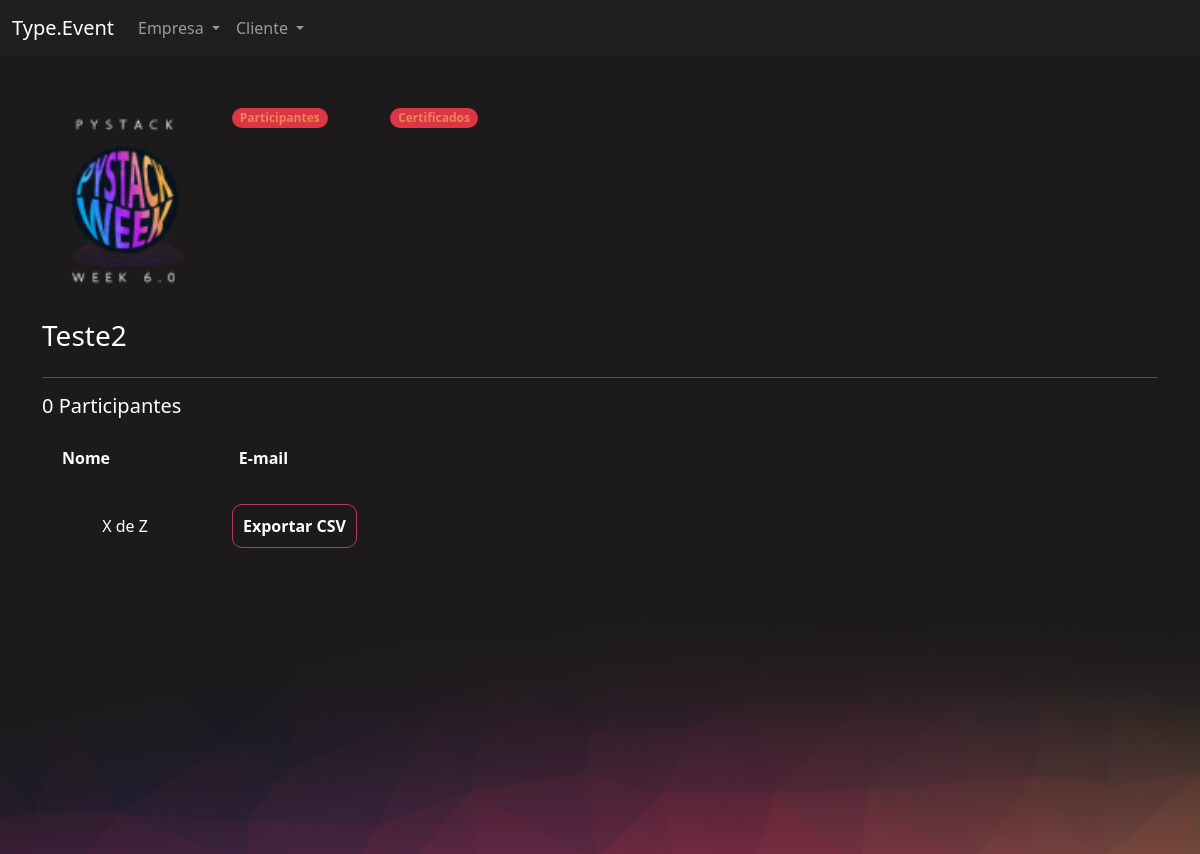
The page /eventos/participantes_evento/2/ (signed in) on the database its author committed.
### eventos/models.py (models this page shows, shortened)
class Evento(models.Model):
    criador = models.ForeignKey(User, on_delete=models.DO_NOTHING, null=True, blank=True)
    nome = models.CharField(max_length=200)
    descricao = models.TextField()
    data_inicio = models.DateField()
    data_termino = models.DateField()
    carga_horaria = models.IntegerField()
    logo = models.FileField(upload_to="logos")
    participantes = models.ManyToManyField(User, related_name="evento_participante", null=True, blank=True)
    cor_principal = models.CharField(max_length=7)
    cor_secundaria = models.CharField(max_length=7)
    cor_fundo = models.CharField(max_length=7)

### eventos/views.py (the view)
# urls.py: path('participantes_evento/<int:id>/', views.participantes_evento, name="participantes_evento"),
def participantes_evento(request, id):
    evento = get_object_or_404(Evento, id=id)
    if not evento.criador == request.user:
        raise Http404('Esse evento não é seu.')
    if request.method == "GET":
        participantes = evento.participantes.all()[::3]
        return render(request, 'participantes_evento.html', {'evento': evento, 'participantes': participantes})

### eventos/templates/participantes_evento.html (shortened to what this page needs)
{% extends "bases/base_evento.html" %}
{% load static %}
{% block 'importacoes' %}
    <link href="{% static 'evento/css/gerenciar_evento.css' %}" rel="stylesheet">
{% endblock %}
{% block 'conteudo' %}
    <div class="container">
        <br>
        <br>
        <div class="row">
            <div class="col-md-2">
                <img width="100%" src="/media/{{evento.logo}}">
                <br>
                <br>
                <h3>{{evento.nome}}</h3>
            </div>
            <div class="col-md">
                <div class="row">
                    <div class="col-md-2">
                        <span class="badge rounded-pill text-bg-danger"><a class="link" href="{% url 'participantes_evento' evento.id %}">Participantes</a></span>
                    </div>
                    <div class="col-md-2">
                        <span class="badge rounded-pill text-bg-danger"><a class="link" href="{% url 'certificados_evento' evento.id %}">Certificados</a></span>
                    </div>
                </div>
            </div>
        </div>
        <hr>
        <div class="row">
            <h5>{{evento.participantes.all.count}} Participantes</h5>
            <div class="col-md-4">
                <table>
                    <tr>
                        <th>Nome</th>
                        <th>E-mail</th>
                    </tr>
                </table>
                <br>
                <div class="row">
                    <div class="col-md text-center">
                        <p>X de Z</p>
                    </div>
                    <div class="col-md ">
                        <a href="{% url 'gerar_csv' evento.id %}" class="btn-principal" style="text-decoration: none;">Exportar CSV</a>
                    </div>
                </div>
            </div>
        </div>
    </div>
{% endblock %}

### templates/static/geral/css/base.css (style rules this page uses)
body { color: white !important; }
:root { --main-color: #201F1F; --dark-color: #1C1A1A; --contrast-color: #BE375F; --differential-color: #ED8554; }

### templates/static/evento/css/gerenciar_evento.css (style rules this page uses)
table { width: 100%; padding: 20px; }
td, th { padding: 20px; }

### templates/static/evento/css/evento.css (style rules this page uses)
body { background-color: #1C1A1A; }

### templates/static/usuarios/css/usuarios.css (style rules this page uses)
.link { color: var(--differential-color); text-decoration: none; }
.btn-principal { background-color: transparent; border: 1px solid var(--contrast-color); color: white; padding: 10px; border-radius: 10px; font-weight: bold; }

### rows shown on the page
Evento: logo (picture), nome "Teste2", participantes.all.count "0"
